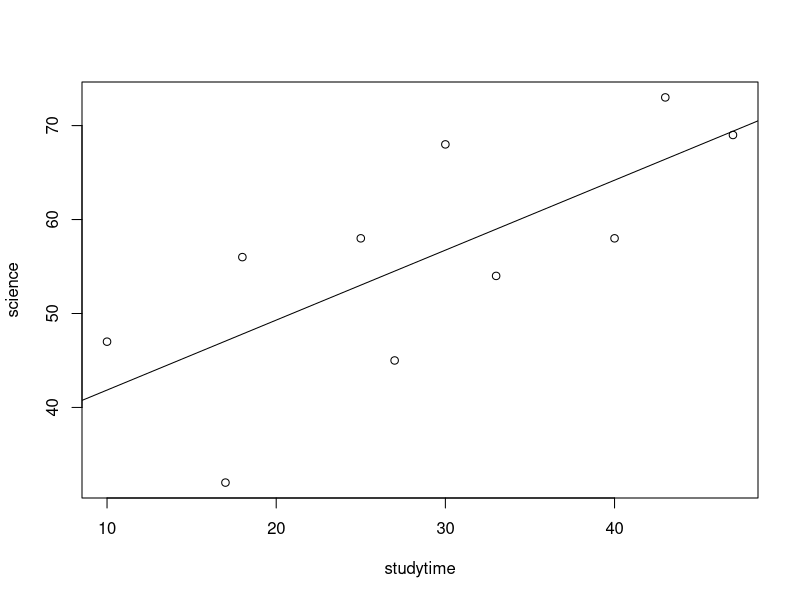
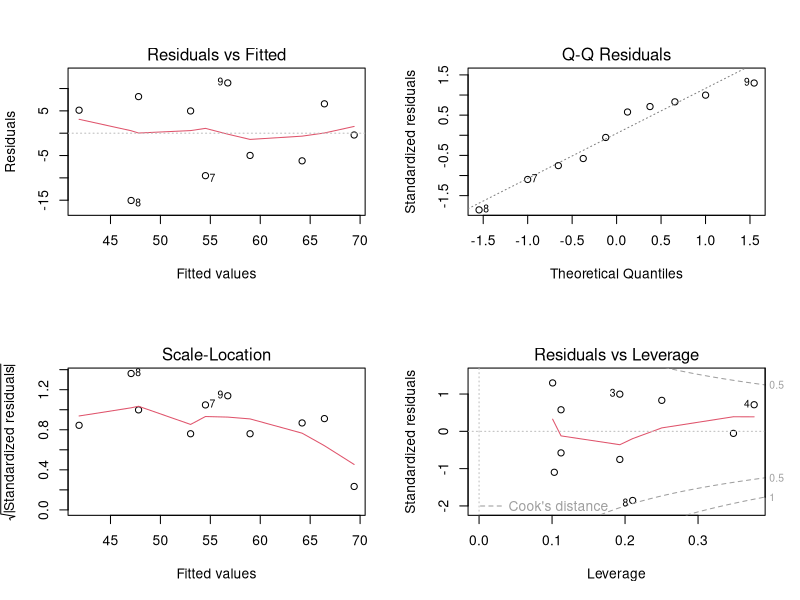

These figures' R source, in order:
studytime=c(40,43,18,10,25,33,27,17,30,47) #x
science=c(58,73,56,47,58,54,45,32,68,69) #y
simpreg=data.frame(studytime,science)
simpreg
cor(studytime,science) # simple correlation
simpreg.lm=lm(science~studytime,data=simpreg)
summary(simpreg.lm) 
anova(simpreg.lm)

names(simpreg.lm)
simpreg.lm$coefficients
coef(simpreg.lm)
confint(simpreg.lm)
confint(simpreg.lm,level = 0.9)

science
fitted(simpreg.lm)
residuals(simpreg.lm)

plot(studytime,science)
abline(lm(science~studytime,data=simpreg))
#abline(coef(simpreg.lm))

opt=par(mfrow=c(2,2))
plot(simpreg.lm)
#1. Residuals vs Fitted : 
#This plot shows if residuals have non-linear patterns.
#Linear pattern: equally spread residuals around a horizontal line 
#2. Normal Q - Q:
#Residual are normally distributed.
#3. Scale(Spread) - Location
#Residuals are spread equally along the ranges of predictors.
#Assumptions of equal variance (Homoscadasticity)
#4. Residuals vs Leverage
#understanding outliers
forcast.value=data.frame(studytime=c(20,40,45))
predict(simpreg.lm,forcast.value)
